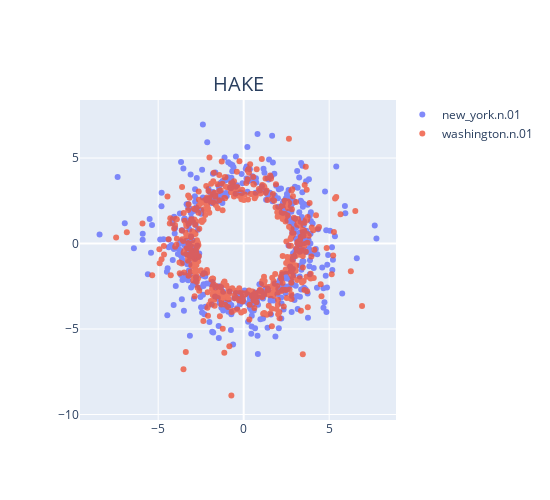

Notebook cell for this chart:
### Code cell
# エンティティの埋め込みをロード
entity_embedding = np.load(os.path.join(model_path, 'entity_embedding.npy'))

# HeadとTailの座標計算
head = entity_embedding[head_id]
tail = entity_embedding[tail_id]

phase_head, mod_head = np.split(head, 2)
phase_tail, mod_tail = np.split(tail, 2)

mod_head = np.log(np.abs(mod_head)) * np.sign(mod_head)
mod_tail = np.log(np.abs(mod_tail)) * np.sign(mod_tail)

phase_head = phase_head / embedding_range * np.pi
phase_tail = phase_tail / embedding_range * np.pi

x_head, y_head = mod_head * np.cos(phase_head), mod_head * np.sin(phase_head)
x_tail, y_tail = mod_tail * np.cos(phase_tail), mod_tail * np.sin(phase_tail)

fig = go.Figure()

# Head Entityのプロット
fig.add_trace(go.Scatter(x=x_head, y=y_head, mode='markers', name=entities_dict[head_id], text=[f'Head ID: {head_id}'] * len(x_head), opacity=0.8))
# Tail Entityのプロット
fig.add_trace(go.Scatter(x=x_tail, y=y_tail, mode='markers', name=entities_dict[tail_id], text=[f'Tail ID: {tail_id}'] * len(x_tail), opacity=0.8))

# HAKEテキストの追加
fig.add_annotation(
    text="HAKE",  # 表示するテキスト
    xref="paper",  # x座標の参照元 (paperは図の左端、dataはデータ座標)
    yref="paper",  # y座標の参照元 (paperは図の下端、dataはデータ座標)
    x=0.5,  # x座標 (0.5は図の中央)
    y=1.1,  # y座標 (1.05は図の上端から5%上)
    showarrow=False,  # 矢印を非表示にする
    font=dict(size=20),  # テキストのフォントサイズ
)
# レイアウトの設定
fig.update_layout(
    title=" ",
    xaxis_title=" ",
    yaxis_title=" ",
    showlegend=True,
    width=550,  # 幅
    height=500,  # 高さ
    xaxis=dict(scaleanchor="y", scaleratio=1),  # x軸のアスペクト比を1:1に設定
)

# プロットの表示
fig.show()

### Figure 1 — Plotly figure (JSON) as saved in the notebook; plotly's stock layout.template omitted (floating-point values rounded to 4 significant figures; data arrays with more than 128 entries replaced by an {"elided": "..."} marker saying what was removed)
{"data": [{"mode": "markers", "name": "new_york.n.01", "opacity": 0.8, "text": {"elided": "500 str values"}, "type": "scatter", "x": {"elided": "500 float values"}, "y": {"elided": "500 float values"}}, {"mode": "markers", "name": "washington.n.01", "opacity": 0.8, "text": {"elided": "500 str values"}, "type": "scatter", "x": {"elided": "500 float values"}, "y": {"elided": "500 float values"}}], "layout": {"annotations": [{"font": {"size": 20}, "showarrow": false, "text": "HAKE", "x": 0.5, "xref": "paper", "y": 1.1, "yref": "paper"}], "height": 500, "showlegend": true, "title": {"text": " "}, "width": 550, "xaxis": {"scaleanchor": "y", "scaleratio": 1, "title": {"text": " "}}, "yaxis": {"title": {"text": " "}}}}
